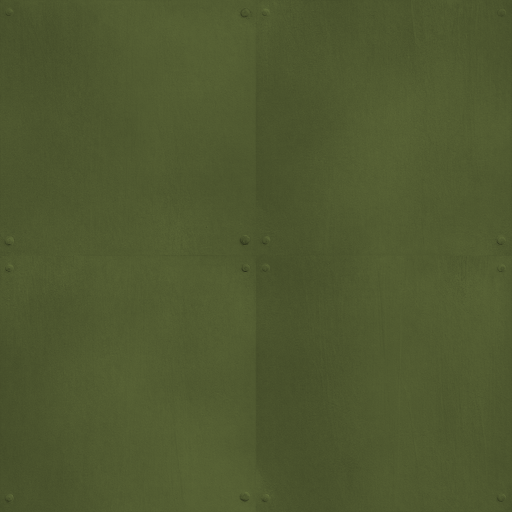
#> input picture assets/textures_v2/b25h_interior_b.png, 1024 x 1024 px (shown at 1/2 size)
$ python make_tiles_ga25x.py ../../../assets/textures_v2/b25h_interior_b.png
#> lines starting #> are read from the running program, lines starting #| are printed output that depends on the picture
"""GA-25X own tiling textures + gauge atlas (visual pass 2026-10-31). Plain Python 3 (numpy + Pillow).

  python blender/ga25x/textures/make_tiles_ga25x.py [--out assets/textures_ga25x]

- ga25x_interior_b.png, ga25x_prop_b.png: our B-25H tiles (assets/textures_v2/b25h_*, own art) with
  their colour replaced by modern greys (grey primer for gear wells / bays / door insides, composite blade grey);
  0.3.1: the dark cockpit tile (ga25x_cockpit_b, crosshatch noise) is no longer made or used - the cabin uses the stock
  aircraft_structure material and plain greys (user: no crosshatch textures in the cockpit); only the luminance detail of the B-25H tile is kept. GA25XBuild.TextureSource prefers these files
  (assets/textures_ga25x) over the shared B-25H ones, so no generator change is needed.
- ga25x_gauges.png: 2048 px, 8 x 8 cells (cell k = column k % 8, row k // 8, row 0 at the BOTTOM, as b25h_v3_cockpit.cell_uv):
  cell 0 ISIS attitude/speed/altitude standby display, 1 engine/power page, 2 nav/clock. Drawn here, no game art.
"""
import os, sys, math
import numpy as np
from PIL import Image, ImageDraw, ImageFont

HERE = os.path.dirname(os.path.abspath(__file__))
ROOT = os.path.abspath(os.path.join(HERE, '..', '..', '..'))
SRC = os.path.join(ROOT, 'assets', 'textures_v2')
OUT = os.path.abspath(sys.argv[sys.argv.index('--out') + 1]) if '--out' in sys.argv else os.path.join(ROOT, 'assets', 'textures_ga25x')

RECOLOUR = {   # name: (source B-25H tile, target mean sRGB, detail contrast)
    'interior_b': ('b25h_interior_b.png', (104, 108, 111), 1.0),   # grey primer
    'prop_b': ('b25h_prop_b.png', (34, 36, 38), 1.6),              # composite blade grey
}


def recolour(src, mean, k):
#> called with src = 'b25h_interior_b.png', mean = (104, 108, 111), k = 1
    im = Image.open(os.path.join(SRC, src)).convert('RGBA')
#> im is the input picture: PIL image 1024x1024 RGBA; mean R, G, B, A 79, 88.6, 47.9, 255
    a = np.asarray(im).astype(np.float32)
    lum = a[..., :3] @ np.array([0.299, 0.587, 0.114], np.float32)
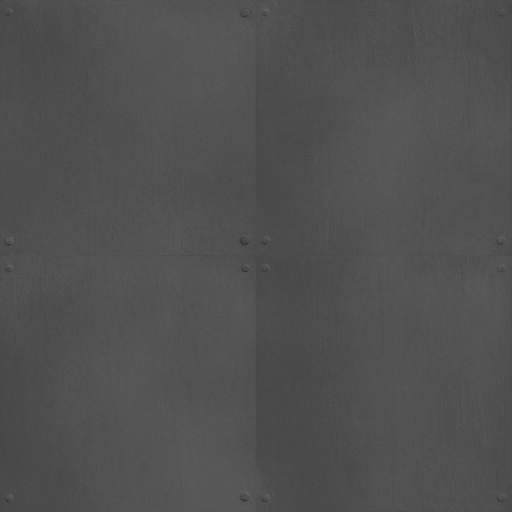
#> lum: shape (1024, 1024) float32 (shown at 1/2 size); min 32.98, max 106.4, mean 81.1
    rel = lum / max(lum.mean(), 1e-3)
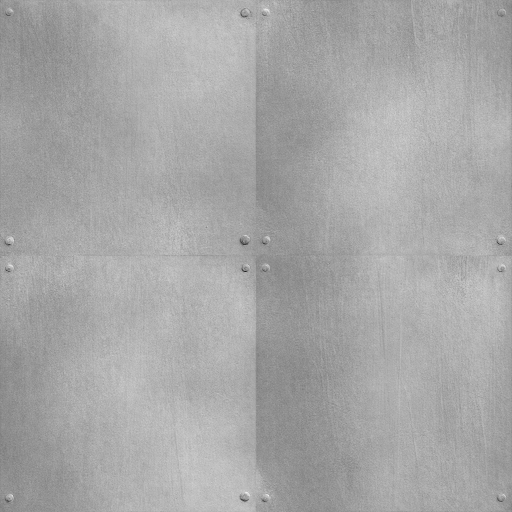
#> rel: shape (1024, 1024) float32 (shown at 1/2 size); min 0.407, max 1.31, mean 1; drawn with min black and max white
    rel = 1.0 + (rel - 1.0) * k
    rgb = np.clip(rel[..., None] * np.array(mean, np.float32)[None, None, :], 0, 255)
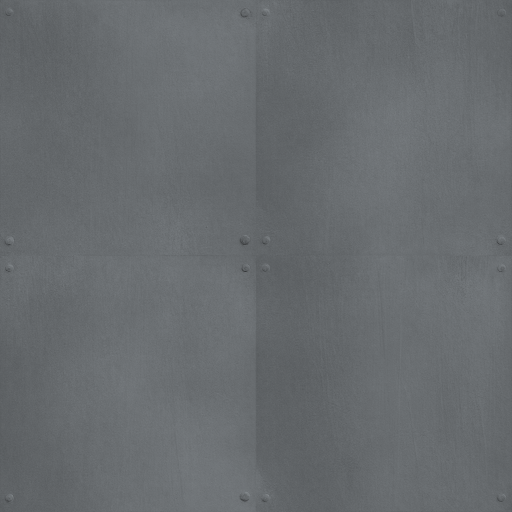
#> rgb: shape (1024, 1024, 3) float32 (shown at 1/2 size); mean of channels 0, 1, 2 103.8, 108, 111; drawn as R, G, B
    out = np.concatenate([rgb, a[..., 3:]], -1).astype(np.uint8)
    return Image.fromarray(out, 'RGBA')


def font(sz):
    try:
        return ImageFont.load_default(size=sz)
    except TypeError:
        return ImageFont.load_default()


def cell_box(k, S=2048, G=8):
    c = S // G
    col, row = k % G, k // G
    x0 = col * c
    y0 = S - (row + 1) * c                  # row 0 at the bottom of the image (v = 0)
    return x0, y0, c


def draw_isis(d, x0, y0, c):
    cx, cy = x0 + c // 2, y0 + c // 2
    d.rectangle([x0, y0, x0 + c - 1, y0 + c - 1], fill=(8, 9, 10))
    # 1.8.4: the horizon is the round card mover (cell 3) and the aircraft symbol a static yellow mesh in front of it; the speed / altitude
    # tapes keep their boxes without the old fixed numbers (the moving speed / altitude are on the tac pages)
    d.ellipse([cx - 66, cy + 8 - 66, cx + 66, cy + 8 + 66], outline=(60, 62, 66), width=3)
    for x in (x0 + 4, x0 + c - 50):                                                  # speed / altitude tapes
        d.rectangle([x - 2, y0 + 20, x + 46, y0 + c - 20], fill=(25, 27, 30))
        for k in range(-4, 5):
            d.line([x + 30, cy + 8 + k * 22, x + 44, cy + 8 + k * 22], fill=(150, 150, 150), width=2)
    d.text((cx - 30, y0 + 22), 'ISIS', fill=(0, 230, 120), font=font(18))
    d.rectangle([x0 + 2, y0 + 2, x0 + c - 3, y0 + c - 3], outline=(60, 62, 66), width=3)


def draw_engine(d, x0, y0, c):
    d.rectangle([x0, y0, x0 + c - 1, y0 + c - 1], fill=(8, 9, 10))
    f = font(18)
    for k, (lab, frac) in enumerate((('TQ L', 0.72), ('TQ R', 0.70))):
        cx, cy, r = x0 + 64 + k * 128, y0 + 92, 50
        d.arc([cx - r, cy - r, cx + r, cy + r], 150, 390, fill=(90, 95, 100), width=8)      # 1.8.4: pointer mover on the arc (no fixed fill / %)
        d.arc([cx - r, cy - r, cx + r, cy + r], 330, 390, fill=(0, 220, 120), width=8)      # green band 75..100 %
        d.text((cx - 20, cy + 54), lab, fill=(180, 180, 180), font=f)
    for k, (lab, frac, col) in enumerate((('CAP', 0.82, (0, 200, 255)), ('BATT', 0.64, (0, 220, 120)), ('FUEL', 0.55, (255, 200, 0)))):
        yy = y0 + 172 + k * 26
        d.text((x0 + 12, yy - 2), lab, fill=(200, 200, 200), font=f)
        d.rectangle([x0 + 70, yy, x0 + 236, yy + 14], outline=(90, 95, 100))
        if lab != 'FUEL':                                                                   # 1.8.4: the fuel bar is a mover (cell 5)
            d.rectangle([x0 + 71, yy + 1, x0 + 71 + int(164 * frac), yy + 13], fill=col)
    d.rectangle([x0 + 2, y0 + 2, x0 + c - 3, y0 + c - 3], outline=(60, 62, 66), width=3)


def draw_nav(d, x0, y0, c):
    d.rectangle([x0, y0, x0 + c - 1, y0 + c - 1], fill=(8, 9, 10))
    cx, cy, r = x0 + c // 2, y0 + 112, 84
    d.ellipse([cx - r, cy - r, cx + r, cy + r], outline=(220, 220, 220), width=3)     # 1.8.4: rose = card mover (cell 4), lubber = mesh
    d.text((x0 + 92, y0 + 206), 'MAG HDG', fill=(0, 230, 120), font=font(20))          # (the fixed '14:32:07Z' readout is gone)
    d.rectangle([x0 + 2, y0 + 2, x0 + c - 3, y0 + c - 3], outline=(60, 62, 66), width=3)


def gauges():
    S = 2048
    im = Image.new('RGBA', (S, S), (14, 15, 16, 255))
#> im: PIL image 2048x2048 RGBA
    d = ImageDraw.Draw(im)
    for k, fn in ((0, draw_isis), (1, draw_engine), (2, draw_nav)):
        fn(d, *cell_box(k, S))
    draw_movers_184(d, S)
    return im


def draw_movers_184(d, S):
    """1.8.4 mover cells: 3 horizon card, 4 heading card, 5 amber (fuel bar), 6 white (pointers), 7 yellow (symbols). Cards fill the
    cell's disc (the disc UVs map radius 1 to the cell edge minus the 2 % margin)."""
#> called with S = 2048
    x0, y0, c = cell_box(3, S); cx, cy = x0 + c / 2, y0 + c / 2
    d.rectangle([x0, y0, x0 + c - 1, y0 + c - 1], fill=(120, 80, 40))
    d.rectangle([x0, y0, x0 + c - 1, cy], fill=(40, 110, 190))
    d.line([x0, cy, x0 + c, cy], fill=(240, 240, 240), width=4)
    k = c / 2 * 0.96 / 30.0                         # card radius 0.018 m <-> 0.0006 m/deg: 30 deg of ladder per card radius
    for p in (-20, -10, 10, 20):
        w = 30 if abs(p) == 10 else 46
        d.line([cx - w, cy - p * k, cx + w, cy - p * k], fill=(240, 240, 240), width=3)
    for a in (-60, -30, -20, -10, 0, 10, 20, 30, 60):  # bank scale near the rim
        r0, r1 = c / 2 * 0.86, c / 2 * 0.95
        t = math.radians(a)
        d.line([cx + r0 * math.sin(t), cy - r0 * math.cos(t), cx + r1 * math.sin(t), cy - r1 * math.cos(t)], fill=(255, 255, 255), width=4)
    x0, y0, c = cell_box(4, S); cx, cy = x0 + c / 2, y0 + c / 2
    d.rectangle([x0, y0, x0 + c - 1, y0 + c - 1], fill=(8, 9, 10))
    r = c / 2 * 0.94
    f = font(26)
    for k in range(36):
        a = math.radians(k * 10 - 90)
        l = 22 if k % 3 == 0 else 11
        d.line([cx + (r - l) * math.cos(a), cy + (r - l) * math.sin(a), cx + r * math.cos(a), cy + r * math.sin(a)], fill=(220, 220, 220), width=3)
    for k, t in enumerate('NESW'):
        a = math.radians(k * 90 - 90)
        d.text((cx + (r - 48) * math.cos(a) - 9, cy + (r - 48) * math.sin(a) - 13), t, fill=(255, 255, 255), font=f)
    for k, col in ((5, (255, 200, 0)), (6, (240, 240, 240)), (7, (255, 210, 0))):
        x0, y0, c = cell_box(k, S)
        d.rectangle([x0, y0, x0 + c - 1, y0 + c - 1], fill=col)


def main():
    os.makedirs(OUT, exist_ok=True)
    for n, (src, mean, k) in RECOLOUR.items():
        recolour(src, mean, k).save(os.path.join(OUT, f'ga25x_{n}.png'))
        print('tile', n)
    gauges().save(os.path.join(OUT, 'ga25x_gauges.png'))
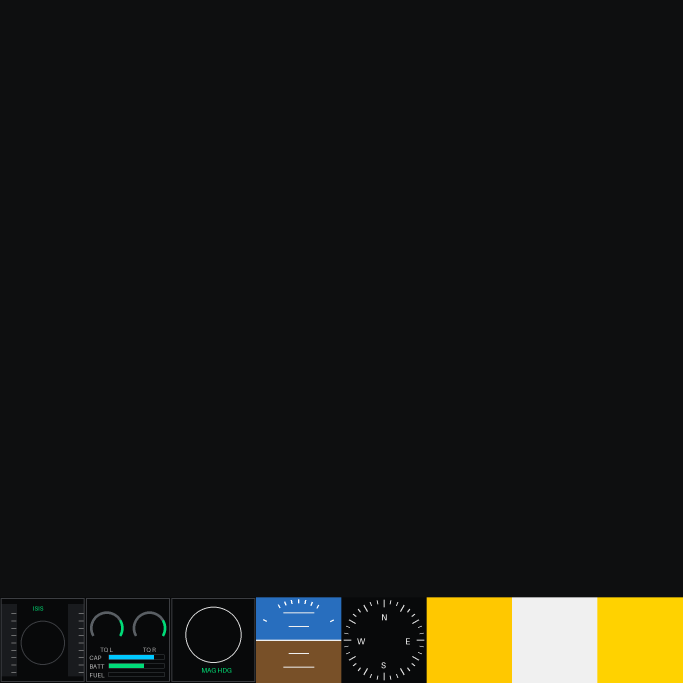
#> saved as ga25x_gauges.png: PIL image 2048x2048 RGBA (shown at 1/3 size); mean R, G, B, A 26.3, 26.2, 21, 255
    print('gauges atlas')


if __name__ == '__main__':
    main()
